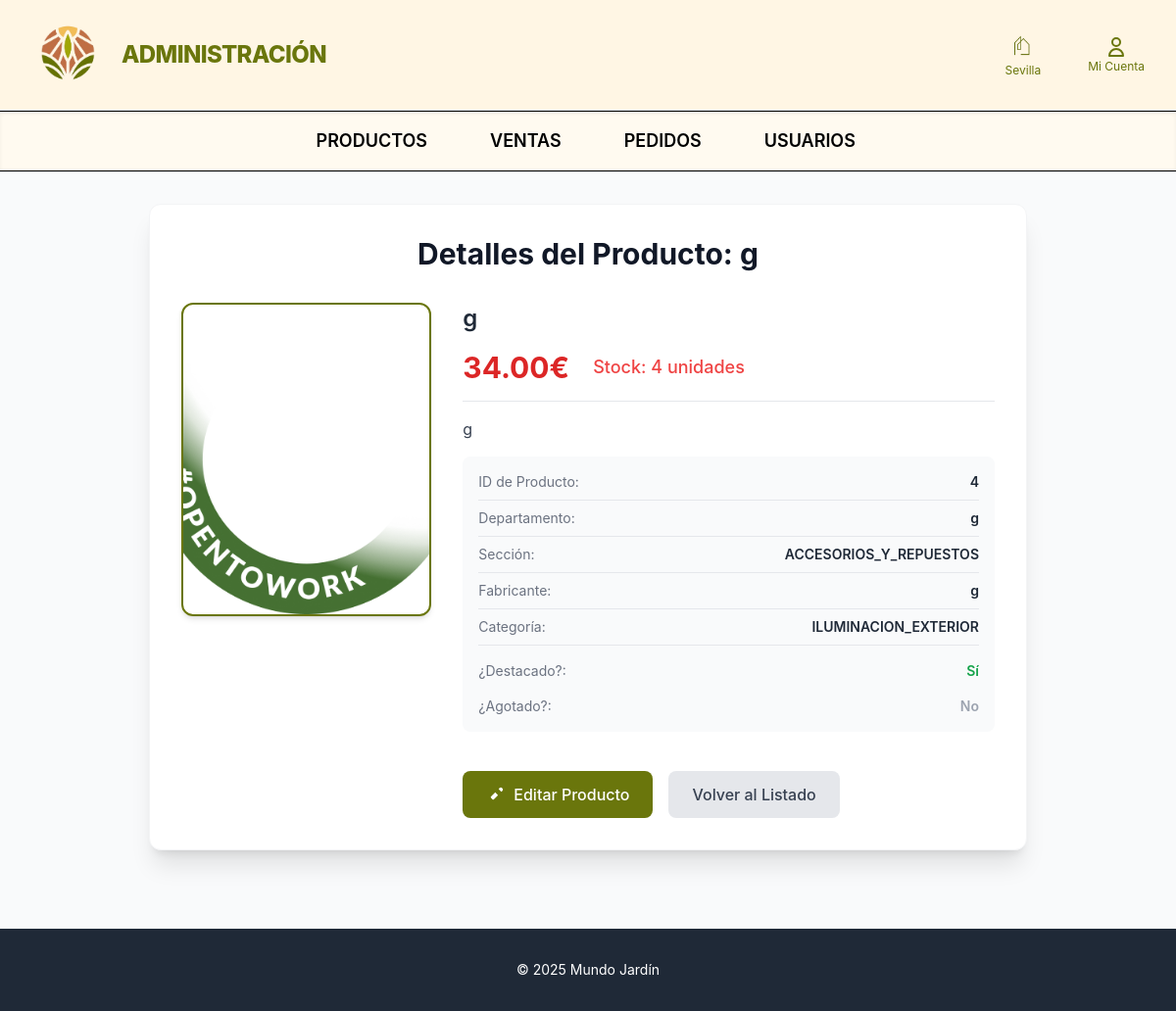
The app's page /catalogoAdmin/mostrar/4/ with its own data.
### home/models.py (models this page shows, shortened)
class Producto(models.Model):
    nombre= models.CharField(max_length=200)
    descripcion= models.TextField()
    departamento= models.CharField(max_length=200)
    seccion=models.CharField(max_length=50, choices=Seccion.choices)
    fabricante=models.CharField(max_length=200)
    categoria=models.CharField(max_length=50, choices=Categoria.choices)
    precio= models.DecimalField(max_digits=10, decimal_places=2)
    stock=models.IntegerField(default=0)
    imagen= models.ImageField(upload_to='', blank=True, null=True)
    esta_agotado= models.BooleanField(default=False)
    esta_destacado= models.BooleanField(default=False)

### catalogo_admin/views.py (the view)
# urls.py: path('mostrar/<int:pk>/', views.mostrar_producto, name='mostrar_producto'),
def mostrar_producto(request, pk):
    producto = get_object_or_404(Producto, pk=pk)
    context = {'producto': producto}
    return render(request, 'catalogo_admin/mostrar_producto.html', context)

### catalogo_admin/templates/catalogo_admin/mostrar_producto.html (shortened to what this page needs)
{% extends 'catalogo_admin/base_admin.html' %}
{% load static %}
{% block content %}
<div class="max-w-4xl mx-auto bg-white p-8 rounded-xl shadow-xl border border-gray-100">
    <h1 class="text-3xl font-bold text-gray-900 mb-8 text-center lm-text-green">
        Detalles del Producto: {{ producto.nombre }}
    </h1>
    <div class="grid md:grid-cols-3 gap-8">
        <div class="md:col-span-1 flex justify-center">
            {% if producto.imagen %}
                <img src="{{ producto.imagen.url }}"
                     alt="{{ producto.nombre }}"
                     class="w-full h-auto max-h-80 object-cover rounded-xl shadow-md border-2 lm-border-green">
            {% else %}
                <div class="w-full h-64 bg-gray-200 flex items-center justify-center rounded-xl text-gray-500 border border-dashed">
                    Sin Imagen Disponible
                </div>
            {% endif %}
        </div>
        <div class="md:col-span-2 space-y-4">
            <h2 class="text-2xl font-semibold text-gray-800">{{ producto.nombre }}</h2>
            <div class="flex space-x-6 items-center border-b pb-4">
                <span class="text-3xl font-bold text-red-600">{{ producto.precio }}€</span>
                <span class="text-lg font-medium {% if producto.stock <= 5 %}text-red-500{% else %}lm-text-green{% endif %}">
                    Stock: {{ producto.stock }} unidades
                </span>
            </div>
            <p class="text-gray-700 whitespace-pre-wrap">{{ producto.descripcion }}</p>
            <div class="bg-gray-50 p-4 rounded-lg space-y-2 text-sm">
                {% include 'catalogo_admin/snippets/producto_atributos.html' %}
            </div>
            <div class="pt-6 flex space-x-4">
                <a href="{% url 'editar_producto' pk=producto.pk %}"
                   class="lm-green text-white px-6 py-3 rounded-lg hover:lm-hover-bg transition font-medium flex items-center space-x-2">
                    <svg xmlns="http://www.w3.org/2000/svg" class="h-5 w-5" viewBox="0 0 20 20" fill="currentColor">
                        <path d="M13.586 3.586a2 2 0 112.828 2.828l-.793.793-2.828-2.828.793-.793zm-1.414 7.07l-4.243 4.243a1 1 0 01-1.414 0l-1.414-1.414a1 1 0 010-1.414l4.243-4.243 2.828 2.828z" />
                    </svg>
                    <span>Editar Producto</span>
                </a>
                <a href="{% url 'lista_productos' %}"
                   class="bg-gray-200 text-gray-700 px-6 py-3 rounded-lg hover:bg-gray-300 transition font-medium">
                    Volver al Listado
                </a>
            </div>
        </div>
    </div>
</div>
{% endblock %}

### catalogo_admin/templates/catalogo_admin/snippets/producto_atributos.html
<div class="flex justify-between border-b pb-2">
    <span class="text-gray-500">ID de Producto:</span>
    <span class="font-semibold text-gray-800">{{ producto.pk }}</span>
</div>
<div class="flex justify-between border-b pb-2">
    <span class="text-gray-500">Departamento:</span>
    <span class="font-semibold text-gray-800">{{ producto.departamento }}</span>
</div>
<div class="flex justify-between border-b pb-2">
    <span class="text-gray-500">Sección:</span>
    <span class="font-semibold text-gray-800">{{ producto.seccion }}</span>
</div>
<div class="flex justify-between border-b pb-2">
    <span class="text-gray-500">Fabricante:</span>
    <span class="font-semibold text-gray-800">{{ producto.fabricante }}</span>
</div>
<div class="flex justify-between border-b pb-2">
    <span class="text-gray-500">Categoría:</span>
    <span class="font-semibold text-gray-800">{{ producto.categoria }}</span>
</div>
<div class="flex justify-between pt-2">
    <span class="text-gray-500">¿Destacado?:</span>
    <span class="font-semibold {% if producto.esta_destacado %}text-green-600{% else %}text-gray-400{% endif %}">
        {% if producto.esta_destacado %}Sí{% else %}No{% endif %}
    </span>
</div>
<div class="flex justify-between pt-2">
    <span class="text-gray-500">¿Agotado?:</span>
    <span class="font-semibold {% if producto.esta_agotado %}text-red-600{% else %}text-gray-400{% endif %}">
        {% if producto.esta_agotado %}Sí{% else %}No{% endif %}
    </span>
</div>

### catalogo_admin/templates/catalogo_admin/base_admin.html (style rules this page uses)
body { font-family: 'Inter', sans-serif; }
.lm-green { background-color: #6a760c; }
.lm-text-green { color: #6a760c; }
.lm-border-green { border-color: #6a760c; }

### records on screen
Producto: nombre "g", imagen (picture), precio "34.00", stock "4", descripcion "g", pk "4", departamento "g", seccion "ACCESORIOS_Y_REPUESTOS", fabricante "g", categoria "ILUMINACION_EXTERIOR"
